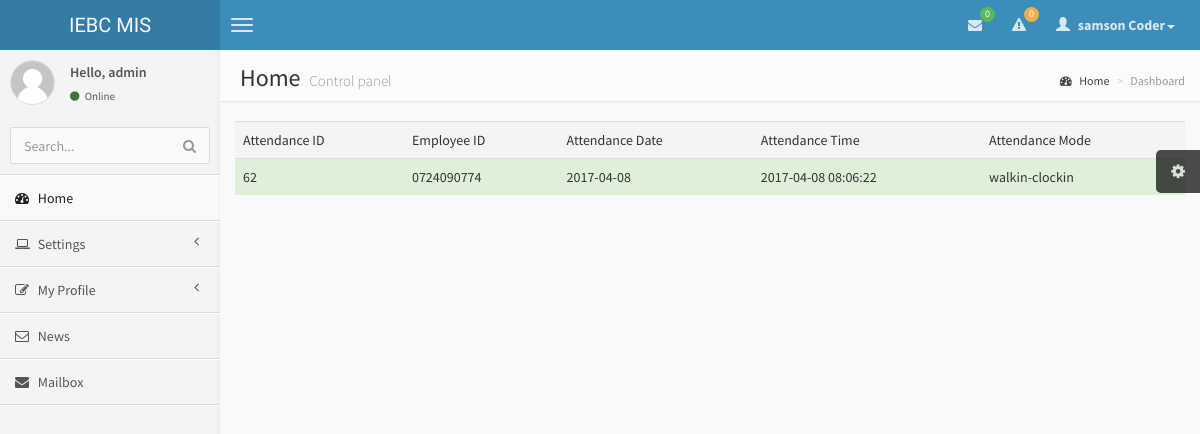
The page /logs/admin/mylogs.php (signed in) on the database its author committed.
### tables this page shows
CREATE TABLE `user_details` (
  `id` int(11) NOT NULL,
  `user_firstname` varchar(20) NOT NULL,
  `user_lastname` varchar(20) NOT NULL,
  `user_username` varchar(20) NOT NULL,
  `user_payrollnumber` varchar(10) NOT NULL,
  `user_email` varchar(50) NOT NULL,
  `user_phone` varchar(20) NOT NULL,
  `user_fingerprint` varchar(100) NOT NULL
);

CREATE TABLE `user_attendance` (
  `attendance_id` int(11) NOT NULL,
  `attendance_user_id` varchar(20) NOT NULL,
  `attendance_date` date NOT NULL,
  `attendance_time` timestamp NOT NULL DEFAULT CURRENT_TIMESTAMP ON UPDATE CURRENT_TIMESTAMP,
  `attendance_mode` varchar(20) NOT NULL
);

### logs/admin/mylogs.php (the view, shortened to what this page needs)
<?php
include '../connection/db.php';
$username=$_SESSION['logname'];
$result1 = mysqli_query($con, "SELECT * FROM user_details WHERE user_username='$username'");
while($res = mysqli_fetch_array($result1))
{
    $user_firstname= $res['user_firstname'];
    $user_lastname= $res['user_lastname'];
}
$username=$_SESSION['logname'];
?>
<!DOCTYPE html>
<html>
<head>
    <link href="../css/bootstrap.min.css" rel="stylesheet" type="text/css" />
    <link href="../css/font-awesome.min.css" rel="stylesheet" type="text/css" />
    <link href="../css/ionicons.min.css" rel="stylesheet" type="text/css" />
    <link href="../css/morris/morris.css" rel="stylesheet" type="text/css" />
    <link href="../css/jvectormap/jquery-jvectormap-1.2.2.css" rel="stylesheet" type="text/css" />
    <link href="../css/fullcalendar/fullcalendar.css" rel="stylesheet" type="text/css" />
    <link href="../css/daterangepicker/daterangepicker-bs3.css" rel="stylesheet" type="text/css" />
    <link href="../css/bootstrap-wysihtml5/bootstrap3-wysihtml5.min.css" rel="stylesheet" type="text/css" />
    <link href="../css/AdminLTE.css" rel="stylesheet" type="text/css" />
</head>
<body class="skin-blue">
<header class="header">
    <a href="index.php" class="logo">
        IEBC MIS
    </a>
    <nav class="navbar navbar-static-top" role="navigation">
        <a href="#" class="navbar-btn sidebar-toggle" data-toggle="offcanvas" role="button">
            <span class="icon-bar"></span>
            <span class="icon-bar"></span>
            <span class="icon-bar"></span>
        </a>
        <div class="navbar-right">
            <ul class="nav navbar-nav">
                <li class="dropdown messages-menu">
                    <a href="#" class="dropdown-toggle" data-toggle="dropdown">
                        <i class="fa fa-envelope"></i>
                        <span class="label label-success">0</span>
                    </a>
                </li>
                <li class="dropdown notifications-menu">
                    <a href="#" class="dropdown-toggle" data-toggle="dropdown">
                        <i class="fa fa-warning"></i>
                        <span class="label label-warning">0</span>
                    </a>
                </li>
                <li class="dropdown user user-menu">
                    <a href="#" class="dropdown-toggle" data-toggle="dropdown">
                        <i class="glyphicon glyphicon-user"></i>
                        <span><?php echo "$user_firstname&nbsp$user_lastname";?><i class="caret"></i></span>
                    </a>
                </li>
            </ul>
        </div>
    </nav>
</header>
<div class="wrapper row-offcanvas row-offcanvas-left">
    <aside class="left-side sidebar-offcanvas">
        <section class="sidebar">
            <div class="user-panel">
                <div class="pull-left image">
                    <img src="../img/user.jpg" class="img-circle" alt="User Image" />
                </div>
                <div class="pull-left info">
                    <p>Hello, <?php echo "$username"; ?></p>
                    <a href="#"><i class="fa fa-circle text-success"></i> Online</a>
                </div>
            </div>
            <form action="#" method="get" class="sidebar-form">
                <div class="input-group">
                    <input type="text" name="q" class="form-control" placeholder="Search..."/>
                    <span class="input-group-btn">
                                <button type='submit' name='seach' id='search-btn' class="btn btn-flat"><i class="fa fa-search"></i></button>
                            </span>
                </div>
            </form>
            <ul class="sidebar-menu">
                <li class="active">
                    <a href="index.php">
                        <i class="fa fa-dashboard"></i> <span>Home</span>
                    </a>
                </li>
                <li class="treeview">
                    <a href="#">
                        <i class="fa fa-laptop"></i>
                        <span>Settings</span>
                        <i class="fa fa-angle-left pull-right"></i>
                    </a>
                </li>
                <li class="treeview">
                    <a href="#">
                        <i class="fa fa-edit"></i> <span>My Profile</span>
                        <i class="fa fa-angle-left pull-right"></i>
                    </a>
                </li>
                <li>
                    <a href="news.php">
                        <i class="fa fa-envelope-o"></i> <span>News</span>
                    </a>
                </li>
                <li>
                    <a href="mailbox.php">
                        <i class="fa fa-envelope"></i> <span>Mailbox</span>
                    </a>
                </li>
            </ul>
        </section>
    </aside>
    <aside class="right-side">
        <section class="content-header">
            <h1>
                Home
                <small>Control panel</small>
            </h1>
            <ol class="breadcrumb">
                <li><a href="#"><i class="fa fa-dashboard"></i> Home</a></li>
                <li class="active">Dashboard</li>
            </ol>
        </section>
        <section class="content">
            <?php
            include_once("../connection/db.php");
            $results=mysqli_query($con,"SELECT * FROM user_details WHERE user_username='$username'")or die(mysql_error);
            $row=mysqli_fetch_array($results);
            $pnumber=$row['user_payrollnumber'];
            $result = mysqli_query($con, "SELECT * FROM user_attendance WHERE attendance_user_id='$pnumber' ORDER BY attendance_id DESC");
            ?>
            <table  border=0 cellpadding="1" cellspacing="1" id="" width="100%" class="table table-hover table-striped">
                <tr bgcolor=''>
                    <td>Attendance ID</td>
                    <td>Employee ID</td>
                    <td>Attendance Date</td>
                    <td>Attendance Time</td>
                    <td>Attendance Mode</td>
                </tr>
                <?php
                while($res = mysqli_fetch_array($result)) {
                    echo "<tr class=\"success\">";
                    echo "<td class='active'>".$res['attendance_id']."</td>";
                    echo "<td>".$res['attendance_user_id']."</td>";
                    echo "<td>".$res['attendance_date']."</td>";
                    echo "<td>".$res['attendance_time']."</td>";
                    echo "<td>".$res['attendance_mode']."</td>";
                }
                ?>
            </table>
        </section>
    </aside>
</div>
</body>
</html>

### rows shown on the page
user_details: user_firstname "samson", user_lastname "Coder"
user_attendance: attendance_id "62", attendance_user "0724090774", attendance_date "2017-04-08", attendance_time "2017-04-08 08:06:22", attendance_mode "walkin-clockin"

### other values the page prints
$username "admin"
